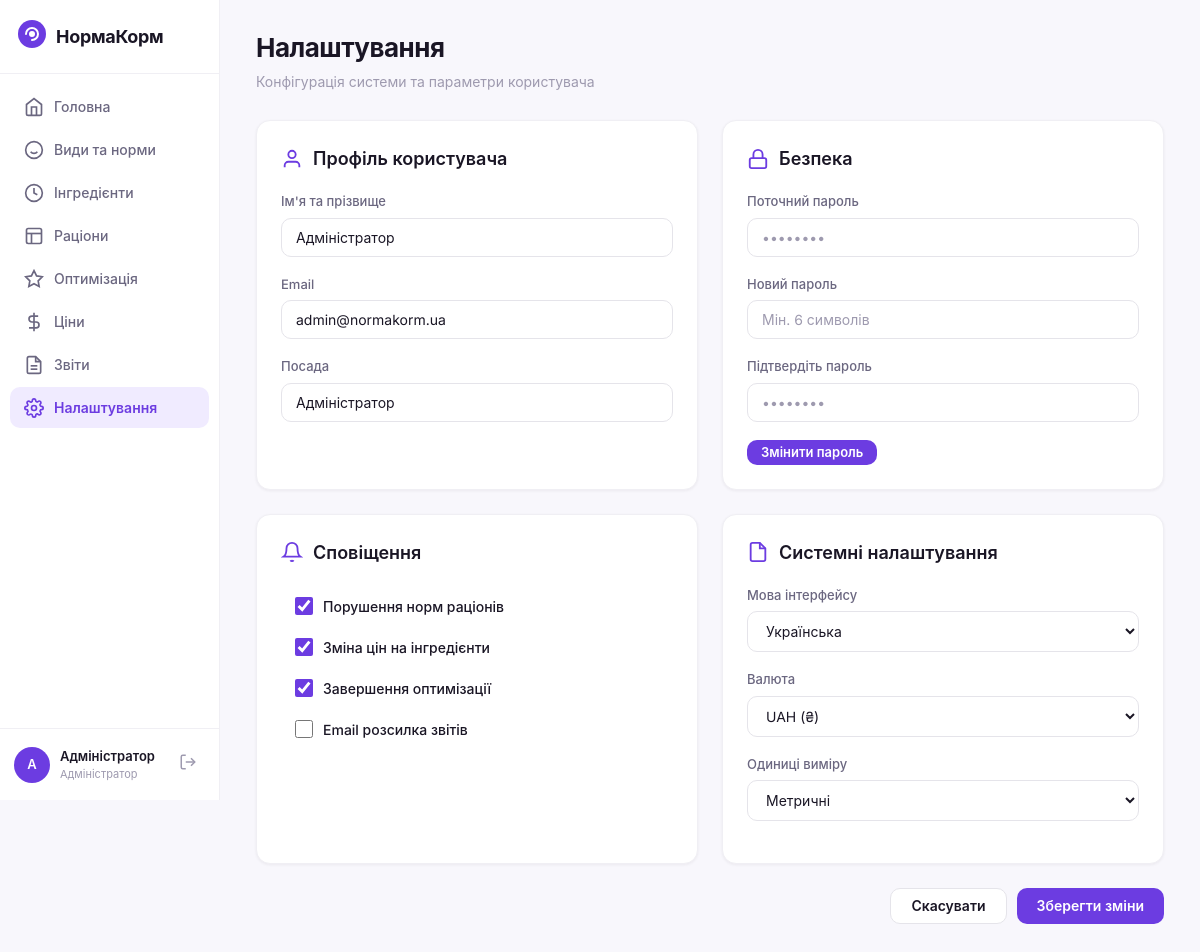
The app's page /settings (signed in) with its own data.
### tables this page shows
CREATE TABLE users (
    id INTEGER PRIMARY KEY AUTOINCREMENT,
    username TEXT UNIQUE,
    name TEXT NOT NULL DEFAULT '',
    email TEXT DEFAULT '',
    position TEXT DEFAULT '',
    password_hash TEXT DEFAULT ''
);

### app/blueprints/settings.py (the view)
@bp.route('/settings')
@login_required
def settings_page():
    user = db.get_user(session['user_id'])
    return render_template('settings.html', user=user)

### app/models.py (called while the page is built)
    @contextmanager
    def get_connection(self):
        conn = sqlite3.connect(self.db_path)
        conn.row_factory = sqlite3.Row
        conn.execute("PRAGMA foreign_keys = ON")
        try:
            yield conn
            conn.commit()
        except Exception:
            conn.rollback()
            raise
        finally:
            conn.close()

    def get_user(self, user_id=1):
        with self.get_connection() as conn:
            return conn.execute("SELECT * FROM users WHERE id = ?", (user_id,)).fetchone()

### app/templates/settings.html (shortened to what this page needs)
{% extends "base.html" %}
{% block page_title %}Налаштування{% endblock %}
{% block page_subtitle %}Конфігурація системи та параметри користувача{% endblock %}
{% block content %}
<div class="settings-grid">
    <div class="card">
        <div style="display:flex; align-items:center; gap:10px; margin-bottom:20px;">
            <svg viewBox="0 0 24 24" fill="none" stroke="var(--primary)" stroke-width="2" width="22" height="22"><path d="M20 21v-2a4 4 0 0 0-4-4H8a4 4 0 0 0-4 4v2"/><circle cx="12" cy="7" r="4"/></svg>
            <h2 class="card-title" style="margin-bottom:0">Профіль користувача</h2>
        </div>
        <div class="form-group">
            <label class="form-label">Ім'я та прізвище</label>
            <input type="text" class="form-input" id="set-name" value="{{ user.name if user else '' }}">
        </div>
        <div class="form-group">
            <label class="form-label">Email</label>
            <input type="email" class="form-input" id="set-email" value="{{ user.email if user else '' }}">
        </div>
        <div class="form-group">
            <label class="form-label">Посада</label>
            <input type="text" class="form-input" id="set-position" value="{{ user.position if user else '' }}">
        </div>
    </div>
    <div class="card">
        <div style="display:flex; align-items:center; gap:10px; margin-bottom:20px;">
            <svg viewBox="0 0 24 24" fill="none" stroke="var(--primary)" stroke-width="2" width="22" height="22"><rect x="3" y="11" width="18" height="11" rx="2" ry="2"/><path d="M7 11V7a5 5 0 0 1 10 0v4"/></svg>
            <h2 class="card-title" style="margin-bottom:0">Безпека</h2>
        </div>
        <div class="form-group">
            <label class="form-label">Поточний пароль</label>
            <input type="password" class="form-input" id="set-current-password" placeholder="••••••••">
        </div>
        <div class="form-group">
            <label class="form-label">Новий пароль</label>
            <input type="password" class="form-input" id="set-new-password" placeholder="Мін. 6 символів">
        </div>
        <div class="form-group">
            <label class="form-label">Підтвердіть пароль</label>
            <input type="password" class="form-input" id="set-confirm-password" placeholder="••••••••">
        </div>
        <button class="btn btn-primary btn-sm" onclick="changePassword()" id="change-pwd-btn">Змінити пароль</button>
    </div>
    <div class="card">
        <div style="display:flex; align-items:center; gap:10px; margin-bottom:20px;">
            <svg viewBox="0 0 24 24" fill="none" stroke="var(--primary)" stroke-width="2" width="22" height="22"><path d="M18 8A6 6 0 0 0 6 8c0 7-3 9-3 9h18s-3-2-3-9"/><path d="M13.73 21a2 2 0 0 1-3.46 0"/></svg>
            <h2 class="card-title" style="margin-bottom:0">Сповіщення</h2>
        </div>
        <label class="checkbox-item">
            <input type="checkbox" checked>
            <span class="checkbox-label">Порушення норм раціонів</span>
        </label>
        <label class="checkbox-item">
            <input type="checkbox" checked>
            <span class="checkbox-label">Зміна цін на інгредієнти</span>
        </label>
        <label class="checkbox-item">
            <input type="checkbox" checked>
            <span class="checkbox-label">Завершення оптимізації</span>
        </label>
        <label class="checkbox-item">
            <input type="checkbox">
            <span class="checkbox-label">Email розсилка звітів</span>
        </label>
    </div>
    <div class="card">
        <div style="display:flex; align-items:center; gap:10px; margin-bottom:20px;">
            <svg viewBox="0 0 24 24" fill="none" stroke="var(--primary)" stroke-width="2" width="22" height="22"><path d="M14 2H6a2 2 0 0 0-2 2v16a2 2 0 0 0 2 2h12a2 2 0 0 0 2-2V8z"/><polyline points="14,2 14,8 20,8"/></svg>
            <h2 class="card-title" style="margin-bottom:0">Системні налаштування</h2>
        </div>
        <div class="form-group">
            <label class="form-label">Мова інтерфейсу</label>
            <select class="form-select">
                <option selected>Українська</option>
            </select>
        </div>
        <div class="form-group">
            <label class="form-label">Валюта</label>
            <select class="form-select">
                <option selected>UAH (₴)</option>
            </select>
        </div>
        <div class="form-group">
            <label class="form-label">Одиниці виміру</label>
            <select class="form-select">
                <option selected>Метричні</option>
            </select>
        </div>
    </div>
</div>
<div style="display:flex; justify-content:flex-end; gap:10px; margin-top:24px;">
    <button class="btn btn-secondary">Скасувати</button>
    <button class="btn btn-primary" onclick="saveSettings()">Зберегти зміни</button>
</div>
{% endblock %}

### app/static/css/style.css (style rules this page uses)
:root { --primary: #6C3CE1; --primary-light: #8B5CF6; --primary-bg: #F0EBFF; --primary-dark: #5228CC; --accent-yellow: #F5A623; --accent-yellow-bg: #FFF8E1; --accent-yellow-border: #FFE082; --status-normal: #22C55E; --status-normal-bg: #ECFDF5; --status-normal-border: #BBF7D0; --status-warning: #F59E0B; --status-warning-bg: #FFFBEB; --status-warning-border: #FDE68A; --status-violation: #EF4444; --status-violation-bg: #FEF2F2; --status-violation-border: #FECACA; --bg: #FFFFFF; --bg-secondary: #F8F7FC; --bg-tertiary: #F1F0F5; --border: #E5E4EA; --border-light: #F0EFF4; --text: #1A1625; --text-secondary: #6B6780; --text-muted: #9E9AAF; --sidebar-width: 220px; --radius: 10px; --radius-sm: 6px; --radius-lg: 14px; --shadow-sm: 0 1px 3px rgba(26, 22, 37, 0.06); --shadow: 0 2px 8px rgba(26, 22, 37, 0.08); --shadow-lg: 0 8px 24px rgba(26, 22, 37, 0.12); --transition: 0.2s ease; }
*, *::before, *::after { box-sizing: border-box; margin: 0; padding: 0; }
body { font-family: 'Inter', -apple-system, BlinkMacSystemFont, 'Segoe UI', sans-serif; background: var(--bg-secondary); color: var(--text); display: flex; min-height: 100vh; overflow-x: hidden; font-size: 14px; line-height: 1.5; }
.card { background: var(--bg); border-radius: var(--radius-lg); border: 1px solid var(--border-light); padding: 24px; box-shadow: var(--shadow-sm); }
.card-title { font-size: 18px; font-weight: 600; margin-bottom: 16px; color: var(--text); }
.btn { display: inline-flex; align-items: center; gap: 8px; padding: 10px 20px; border-radius: var(--radius); font-size: 14px; font-weight: 600; cursor: pointer; border: none; transition: all var(--transition); text-decoration: none; font-family: inherit; line-height: 1; }
.btn-primary { background: var(--primary); color: white; }
.btn-secondary { background: var(--bg); color: var(--text); border: 1px solid var(--border); }
.btn-sm { padding: 6px 14px; font-size: 13px; }
.form-group { margin-bottom: 18px; }
.form-label { display: block; font-size: 13px; font-weight: 500; color: var(--text-secondary); margin-bottom: 6px; }
.form-input, .form-select { width: 100%; padding: 10px 14px; border: 1px solid var(--border); border-radius: var(--radius); font-size: 14px; font-family: inherit; color: var(--text); background: var(--bg); transition: border-color var(--transition), box-shadow var(--transition); }
.form-input::placeholder { color: var(--text-muted); }
.checkbox-item { display: flex; align-items: center; gap: 10px; padding: 10px 14px; border-radius: var(--radius-sm); cursor: pointer; transition: background var(--transition); }
.checkbox-item input[type="checkbox"] { width: 18px; height: 18px; accent-color: var(--primary); cursor: pointer; }
.checkbox-label { font-size: 14px; font-weight: 500; }
.settings-grid { display: grid; grid-template-columns: 1fr 1fr; gap: 24px; }

### records on screen
users: name "Адміністратор", email "admin@normakorm.ua", position "Адміністратор"

### other values on screen
{{ session.get('user_initials', 'U') }} "А"
{{ session.get('user_name', 'Користувач') }} "Адміністратор"
{{ session.get('user_position', '') }} "Адміністратор"
